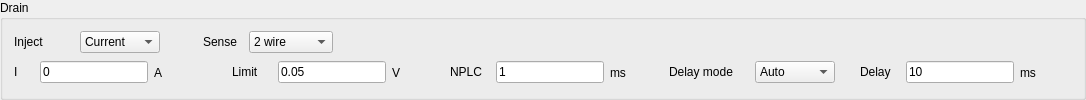
              <widget class="QGroupBox" name="DrainBox">
               <property name="title">
                <string>Drain</string>
               </property>
               <layout class="QVBoxLayout" name="verticalLayout_7">
                <item>
                 <layout class="QHBoxLayout" name="HBoxLayout_generalDrain" stretch="10,1,0,20">
                  <item>
                   <layout class="QHBoxLayout" name="HBoxLayout_drainInject" stretch="0,0">
                    <item>
                     <widget class="QLabel" name="label_drainInject">
                      <property name="sizePolicy">
                       <sizepolicy hsizetype="Fixed" vsizetype="Fixed">
                        <horstretch>0</horstretch>
                        <verstretch>0</verstretch>
                       </sizepolicy>
                      </property>
                      <property name="minimumSize">
                       <size>
                        <width>60</width>
                        <height>0</height>
                       </size>
                      </property>
                      <property name="text">
                       <string>Inject</string>
                      </property>
                     </widget>
                    </item>
                    <item>
                     <widget class="QComboBox" name="comboBox_drainInject">
                      <property name="sizePolicy">
                       <sizepolicy hsizetype="Fixed" vsizetype="Fixed">
                        <horstretch>0</horstretch>
                        <verstretch>0</verstretch>
                       </sizepolicy>
                      </property>
                      <property name="minimumSize">
                       <size>
                        <width>80</width>
                        <height>0</height>
                       </size>
                      </property>
                      <property name="currentIndex">
                       <number>0</number>
                      </property>
                      <item>
                       <property name="text">
                        <string>Current</string>
                       </property>
                      </item>
                      <item>
                       <property name="text">
                        <string>Voltage</string>
                       </property>
                      </item>
                     </widget>
                    </item>
                   </layout>
                  </item>
                  <item>
                   <spacer name="horizontalSpacer_23">
                    <property name="orientation">
                     <enum>Qt::Horizontal</enum>
                    </property>
                    <property name="sizeHint" stdset="0">
                     <size>
                      <width>40</width>
                      <height>20</height>
                     </size>
                    </property>
                   </spacer>
                  </item>
                  <item>
                   <layout class="QHBoxLayout" name="HBoxLayout_drainSenseMode" stretch="0,0">
                    <item>
                     <widget class="QLabel" name="label_drainSenseMode">
                      <property name="sizePolicy">
                       <sizepolicy hsizetype="Fixed" vsizetype="Fixed">
                        <horstretch>0</horstretch>
                        <verstretch>0</verstretch>
                       </sizepolicy>
                      </property>
                      <property name="minimumSize">
                       <size>
                        <width>40</width>
                        <height>0</height>
                       </size>
                      </property>
                      <property name="text">
                       <string>Sense</string>
                      </property>
                     </widget>
                    </item>
                    <item>
                     <widget class="QComboBox" name="comboBox_drainSenseMode">
                      <property name="sizePolicy">
                       <sizepolicy hsizetype="Fixed" vsizetype="Fixed">
                        <horstretch>0</horstretch>
                        <verstretch>0</verstretch>
                       </sizepolicy>
                      </property>
                      <property name="minimumSize">
                       <size>
                        <width>80</width>
                        <height>0</height>
                       </size>
                      </property>
                      <property name="currentIndex">
                       <number>0</number>
                      </property>
                      <item>
                       <property name="text">
                        <string>2 wire</string>
                       </property>
                      </item>
                      <item>
                       <property name="text">
                        <string>4 wire</string>
                       </property>
                      </item>
                      <item>
                       <property name="text">
                        <string>2 &amp; 4 wire</string>
                       </property>
                      </item>
                     </widget>
                    </item>
                   </layout>
                  </item>
                  <item>
                   <spacer name="horizontalSpacer_24">
                    <property name="orientation">
                     <enum>Qt::Horizontal</enum>
                    </property>
                    <property name="sizeHint" stdset="0">
                     <size>
                      <width>40</width>
                      <height>20</height>
                     </size>
                    </property>
                   </spacer>
                  </item>
                 </layout>
                </item>
                <item>
                 <layout class="QHBoxLayout" name="HBoxLayout_drainLine2" stretch="10,1,10,1,10,1,10,1,10,1">
                  <item>
                   <layout class="QHBoxLayout" name="HBoxLayout_drainStart" stretch="0,0,0">
                    <item>
                     <widget class="QLabel" name="label_drainSetValue">
                      <property name="sizePolicy">
                       <sizepolicy hsizetype="Fixed" vsizetype="Fixed">
                        <horstretch>0</horstretch>
                        <verstretch>0</verstretch>
                       </sizepolicy>
                      </property>
                      <property name="minimumSize">
                       <size>
                        <width>20</width>
                        <height>0</height>
                       </size>
                      </property>
                      <property name="text">
                       <string>I</string>
                      </property>
                     </widget>
                    </item>
                    <item>
                     <widget class="QLineEdit" name="lineEdit_drainSetValue">
                      <property name="sizePolicy">
                       <sizepolicy hsizetype="Fixed" vsizetype="Fixed">
                        <horstretch>0</horstretch>
                        <verstretch>0</verstretch>
                       </sizepolicy>
                      </property>
                      <property name="minimumSize">
                       <size>
                        <width>20</width>
                        <height>0</height>
                       </size>
                      </property>
                      <property name="text">
                       <string>0</string>
                      </property>
                     </widget>
                    </item>
                    <item>
                     <widget class="QLabel" name="label_drainSetValueUnits">
                      <property name="text">
                       <string>A</string>
                      </property>
                     </widget>
                    </item>
                   </layout>
                  </item>
                  <item>
                   <spacer name="horizontalSpacer_22">
                    <property name="orientation">
                     <enum>Qt::Horizontal</enum>
                    </property>
                    <property name="sizeHint" stdset="0">
                     <size>
                      <width>40</width>
                      <height>20</height>
                     </size>
                    </property>
                   </spacer>
                  </item>
                  <item>
                   <layout class="QHBoxLayout" name="HBoxLayout_drainLimit" stretch="0,0,0">
                    <item>
                     <widget class="QLabel" name="label_drainLimit">
                      <property name="sizePolicy">
                       <sizepolicy hsizetype="Fixed" vsizetype="Fixed">
                        <horstretch>0</horstretch>
                        <verstretch>0</verstretch>
                       </sizepolicy>
                      </property>
                      <property name="minimumSize">
                       <size>
                        <width>40</width>
                        <height>0</height>
                       </size>
                      </property>
                      <property name="text">
                       <string>Limit</string>
                      </property>
                     </widget>
                    </item>
                    <item>
                     <widget class="QLineEdit" name="lineEdit_drainLimit">
                      <property name="sizePolicy">
                       <sizepolicy hsizetype="Fixed" vsizetype="Fixed">
                        <horstretch>0</horstretch>
                        <verstretch>0</verstretch>
                       </sizepolicy>
                      </property>
                      <property name="minimumSize">
                       <size>
                        <width>20</width>
                        <height>0</height>
                       </size>
                      </property>
                      <property name="text">
                       <string>0.05</string>
                      </property>
                     </widget>
                    </item>
                    <item>
                     <widget class="QLabel" name="label_drainLimitUnits">
                      <property name="text">
                       <string>V</string>
                      </property>
                     </widget>
                    </item>
                   </layout>
                  </item>
                  <item>
                   <spacer name="horizontalSpacer_25">
                    <property name="orientation">
                     <enum>Qt::Horizontal</enum>
                    </property>
                    <property name="sizeHint" stdset="0">
                     <size>
                      <width>40</width>
                      <height>20</height>
                     </size>
                    </property>
                   </spacer>
                  </item>
                  <item>
                   <layout class="QHBoxLayout" name="HBoxLayout_drainNPLC" stretch="0,0,0">
                    <item>
                     <widget class="QLabel" name="label_drainNPLC">
                      <property name="sizePolicy">
                       <sizepolicy hsizetype="Fixed" vsizetype="Fixed">
                        <horstretch>0</horstretch>
                        <verstretch>0</verstretch>
                       </sizepolicy>
                      </property>
                      <property name="minimumSize">
                       <size>
                        <width>40</width>
                        <height>0</height>
                       </size>
                      </property>
                      <property name="text">
                       <string>NPLC</string>
                      </property>
                     </widget>
                    </item>
                    <item>
                     <widget class="QLineEdit" name="lineEdit_drainNPLC">
                      <property name="sizePolicy">
                       <sizepolicy hsizetype="Fixed" vsizetype="Fixed">
                        <horstretch>0</horstretch>
                        <verstretch>0</verstretch>
                       </sizepolicy>
                      </property>
                      <property name="minimumSize">
                       <size>
                        <width>20</width>
                        <height>0</height>
                       </size>
                      </property>
                      <property name="baseSize">
                       <size>
                        <width>0</width>
                        <height>0</height>
                       </size>
                      </property>
                      <property name="text">
                       <string>1</string>
                      </property>
                     </widget>
                    </item>
                    <item>
                     <widget class="QLabel" name="label_drainNPLCUnits">
                      <property name="text">
                       <string>ms</string>
                      </property>
                     </widget>
                    </item>
                   </layout>
                  </item>
                  <item>
                   <spacer name="horizontalSpacer_26">
                    <property name="orientation">
                     <enum>Qt::Horizontal</enum>
                    </property>
                    <property name="sizeHint" stdset="0">
                     <size>
                      <width>40</width>
                      <height>20</height>
                     </size>
                    </property>
                   </spacer>
                  </item>
                  <item>
                   <layout class="QHBoxLayout" name="HBoxLayout_drainDelayMode">
                    <item>
                     <widget class="QLabel" name="label_drainDelayMode">
                      <property name="sizePolicy">
                       <sizepolicy hsizetype="Fixed" vsizetype="Fixed">
                        <horstretch>0</horstretch>
                        <verstretch>0</verstretch>
                       </sizepolicy>
                      </property>
                      <property name="minimumSize">
                       <size>
                        <width>80</width>
                        <height>0</height>
                       </size>
                      </property>
                      <property name="text">
                       <string>Delay mode</string>
                      </property>
                     </widget>
                    </item>
                    <item>
                     <widget class="QComboBox" name="comboBox_drainDelayMode">
                      <property name="sizePolicy">
                       <sizepolicy hsizetype="Fixed" vsizetype="Fixed">
                        <horstretch>0</horstretch>
                        <verstretch>0</verstretch>
                       </sizepolicy>
                      </property>
                      <property name="minimumSize">
                       <size>
                        <width>80</width>
                        <height>0</height>
                       </size>
                      </property>
                      <property name="currentIndex">
                       <number>0</number>
                      </property>
                      <item>
                       <property name="text">
                        <string>Auto</string>
                       </property>
                      </item>
                      <item>
                       <property name="text">
                        <string>Manual</string>
                       </property>
                      </item>
                     </widget>
                    </item>
                   </layout>
                  </item>
                  <item>
                   <spacer name="horizontalSpacer_27">
                    <property name="orientation">
                     <enum>Qt::Horizontal</enum>
                    </property>
                    <property name="sizeHint" stdset="0">
                     <size>
                      <width>40</width>
                      <height>20</height>
                     </size>
                    </property>
                   </spacer>
                  </item>
                  <item>
                   <layout class="QHBoxLayout" name="HBoxLayout_drainDelay" stretch="0,0,0">
                    <item>
                     <widget class="QLabel" name="label_drainDelay">
                      <property name="sizePolicy">
                       <sizepolicy hsizetype="Fixed" vsizetype="Fixed">
                        <horstretch>0</horstretch>
                        <verstretch>0</verstretch>
                       </sizepolicy>
                      </property>
                      <property name="minimumSize">
                       <size>
                        <width>40</width>
                        <height>0</height>
                       </size>
                      </property>
                      <property name="text">
                       <string>Delay</string>
                      </property>
                     </widget>
                    </item>
                    <item>
                     <widget class="QLineEdit" name="lineEdit_drainDelay">
                      <property name="sizePolicy">
                       <sizepolicy hsizetype="Fixed" vsizetype="Fixed">
                        <horstretch>0</horstretch>
                        <verstretch>0</verstretch>
                       </sizepolicy>
                      </property>
                      <property name="minimumSize">
                       <size>
                        <width>20</width>
                        <height>0</height>
                       </size>
                      </property>
                      <property name="text">
                       <string>10</string>
                      </property>
                     </widget>
                    </item>
                    <item>
                     <widget class="QLabel" name="label_drainDelayUnits">
                      <property name="text">
                       <string>ms</string>
                      </property>
                     </widget>
                    </item>
                   </layout>
                  </item>
                  <item>
                   <spacer name="horizontalSpacer_28">
                    <property name="orientation">
                     <enum>Qt::Horizontal</enum>
                    </property>
                    <property name="sizeHint" stdset="0">
                     <size>
                      <width>40</width>
                      <height>20</height>
                     </size>
                    </property>
                   </spacer>
                  </item>
                 </layout>
                </item>
               </layout>
              </widget>
